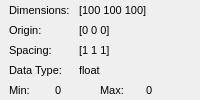
       <widget class="QWidget" name="info_bar_" native="true">
        <layout class="QVBoxLayout" name="verticalLayout_6">
         <property name="spacing">
          <number>0</number>
         </property>
         <property name="leftMargin">
          <number>9</number>
         </property>
         <property name="topMargin">
          <number>0</number>
         </property>
         <property name="rightMargin">
          <number>9</number>
         </property>
         <property name="bottomMargin">
          <number>0</number>
         </property>
         <item>
          <layout class="QHBoxLayout" name="dimensions_layout_">
           <item>
            <widget class="QLabel" name="dimensions_label_">
             <property name="minimumSize">
              <size>
               <width>0</width>
               <height>20</height>
              </size>
             </property>
             <property name="maximumSize">
              <size>
               <width>70</width>
               <height>20</height>
              </size>
             </property>
             <property name="font">
              <font>
               <pointsize>8</pointsize>
              </font>
             </property>
             <property name="text">
              <string>Dimensions:</string>
             </property>
            </widget>
           </item>
           <item>
            <widget class="QLabel" name="dimensions_">
             <property name="font">
              <font>
               <pointsize>8</pointsize>
              </font>
             </property>
             <property name="text">
              <string>[100 100 100]</string>
             </property>
            </widget>
           </item>
          </layout>
         </item>
         <item>
          <layout class="QHBoxLayout" name="horizontalLayout_5">
           <item>
            <widget class="QLabel" name="label_5">
             <property name="minimumSize">
              <size>
               <width>0</width>
               <height>20</height>
              </size>
             </property>
             <property name="maximumSize">
              <size>
               <width>70</width>
               <height>20</height>
              </size>
             </property>
             <property name="font">
              <font>
               <pointsize>8</pointsize>
              </font>
             </property>
             <property name="text">
              <string>Origin:</string>
             </property>
            </widget>
           </item>
           <item>
            <widget class="QLabel" name="origin_label_">
             <property name="font">
              <font>
               <pointsize>8</pointsize>
              </font>
             </property>
             <property name="text">
              <string>[0 0 0]</string>
             </property>
            </widget>
           </item>
          </layout>
         </item>
         <item>
          <layout class="QHBoxLayout" name="horizontalLayout_10">
           <item>
            <widget class="QLabel" name="label_7">
             <property name="minimumSize">
              <size>
               <width>0</width>
               <height>20</height>
              </size>
             </property>
             <property name="maximumSize">
              <size>
               <width>70</width>
               <height>20</height>
              </size>
             </property>
             <property name="font">
              <font>
               <pointsize>8</pointsize>
              </font>
             </property>
             <property name="text">
              <string>Spacing:</string>
             </property>
            </widget>
           </item>
           <item>
            <widget class="QLabel" name="spacing_label_">
             <property name="font">
              <font>
               <pointsize>8</pointsize>
              </font>
             </property>
             <property name="text">
              <string>[1 1 1]</string>
             </property>
            </widget>
           </item>
          </layout>
         </item>
         <item>
          <widget class="QWidget" name="datainfo_widget_" native="true">
           <layout class="QVBoxLayout" name="verticalLayout_11">
            <property name="spacing">
             <number>0</number>
            </property>
            <property name="margin">
             <number>0</number>
            </property>
            <item>
             <layout class="QHBoxLayout" name="horizontalLayout_11">
              <item>
               <widget class="QLabel" name="label_9">
                <property name="minimumSize">
                 <size>
                  <width>0</width>
                  <height>20</height>
                 </size>
                </property>
                <property name="maximumSize">
                 <size>
                  <width>70</width>
                  <height>20</height>
                 </size>
                </property>
                <property name="font">
                 <font>
                  <pointsize>8</pointsize>
                 </font>
                </property>
                <property name="text">
                 <string>Data Type:</string>
                </property>
               </widget>
              </item>
              <item>
               <widget class="QLabel" name="datatype_label_">
                <property name="font">
                 <font>
                  <pointsize>8</pointsize>
                 </font>
                </property>
                <property name="text">
                 <string>float</string>
                </property>
               </widget>
              </item>
             </layout>
            </item>
            <item>
             <layout class="QHBoxLayout" name="horizontalLayout_12">
              <item>
               <widget class="QLabel" name="label_11">
                <property name="minimumSize">
                 <size>
                  <width>0</width>
                  <height>20</height>
                 </size>
                </property>
                <property name="maximumSize">
                 <size>
                  <width>70</width>
                  <height>20</height>
                 </size>
                </property>
                <property name="font">
                 <font>
                  <pointsize>8</pointsize>
                 </font>
                </property>
                <property name="text">
                 <string>Min:</string>
                </property>
               </widget>
              </item>
              <item>
               <widget class="QLabel" name="min_label_">
                <property name="font">
                 <font>
                  <pointsize>8</pointsize>
                 </font>
                </property>
                <property name="text">
                 <string>0</string>
                </property>
               </widget>
              </item>
              <item>
               <widget class="QLabel" name="label_12">
                <property name="minimumSize">
                 <size>
                  <width>0</width>
                  <height>20</height>
                 </size>
                </property>
                <property name="maximumSize">
                 <size>
                  <width>70</width>
                  <height>20</height>
                 </size>
                </property>
                <property name="font">
                 <font>
                  <pointsize>8</pointsize>
                 </font>
                </property>
                <property name="text">
                 <string>Max:</string>
                </property>
               </widget>
              </item>
              <item>
               <widget class="QLabel" name="max_label_">
                <property name="font">
                 <font>
                  <pointsize>8</pointsize>
                 </font>
                </property>
                <property name="text">
                 <string>0</string>
                </property>
               </widget>
              </item>
             </layout>
            </item>
           </layout>
          </widget>
         </item>
        </layout>
       </widget>
